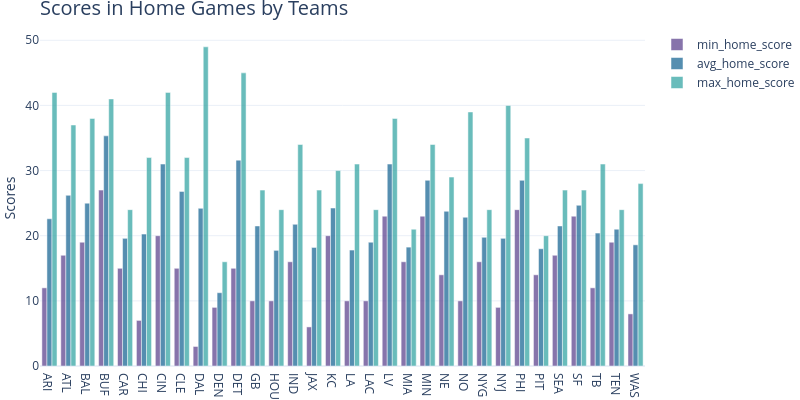

The notebook cell saved with this chart:
### Code cell
fig = go.Figure()

fig.add_bar(x=agg_data['homeTeamAbbr'],y=agg_data['min_home_score'], 
            hovertext="Minimal score in home games", name="min_home_score", 
            marker_color=px.colors.qualitative.Prism[0])    # "orange"
fig.add_bar(x=agg_data['homeTeamAbbr'],y=agg_data['avg_home_score'], 
            hovertext="Average score in home games", name="avg_home_score", 
            marker_color=px.colors.qualitative.Prism[1]) # "green"
fig.add_bar(x=agg_data['homeTeamAbbr'],y=agg_data['max_home_score'], 
            hovertext="Maximal score in home games", name="max_home_score", 
            marker_color=px.colors.qualitative.Prism[2]) # "green"

# Update visual layout
fig.update_layout(
    showlegend=True,
    width=800,
    height=400,
    autosize=False,
    margin=dict(t=30, b=0, l=5, r=5),
    template="plotly_white",
    yaxis_title="Scores",
    title=dict(text='Scores in Home Games by Teams', font=dict(size=20), yref='paper')
)

# update font size at the axes
fig.update_coloraxes(colorbar_tickfont_size=10)
# Update font in the titles: Apparently subplot titles are annotations (Subplot font size is hardcoded to 16pt · Issue #985)
fig.update_annotations(font_size=12)
# Reduce opacity
fig.update_traces(opacity=0.75)

fig.show()

### Figure 1 — Plotly figure (JSON) as saved in the notebook; plotly's stock layout.template omitted (floating-point values rounded to 4 significant figures)
{"data": [{"hovertext": "Minimal score in home games", "marker": {"color": "rgb(95, 70, 144)"}, "name": "min_home_score", "opacity": 0.75, "type": "bar", "x": ["ARI", "ATL", "BAL", "BUF", "CAR", "CHI", "CIN", "CLE", "DAL", "DEN", "DET", "GB", "HOU", "IND", "JAX", "KC", "LA", "LAC", "LV", "MIA", "MIN", "NE", "NO", "NYG", "NYJ", "PHI", "PIT", "SEA", "SF", "TB", "TEN", "WAS"], "y": [12, 17, 19, 27, 15, 7, 20, 15, 3, 9, 15, 10, 10, 16, 6, 20, 10, 10, 23, 16, 23, 14, 10, 16, 9, 24, 14, 17, 23, 12, 19, 8]}, {"hovertext": "Average score in home games", "marker": {"color": "rgb(29, 105, 150)"}, "name": "avg_home_score", "opacity": 0.75, "type": "bar", "x": ["ARI", "ATL", "BAL", "BUF", "CAR", "CHI", "CIN", "CLE", "DAL", "DEN", "DET", "GB", "HOU", "IND", "JAX", "KC", "LA", "LAC", "LV", "MIA", "MIN", "NE", "NO", "NYG", "NYJ", "PHI", "PIT", "SEA", "SF", "TB", "TEN", "WAS"], "y": [22.6, 26.2, 25.0, 35.33, 19.6, 20.25, 31.0, 26.8, 24.2, 11.25, 31.6, 21.5, 17.75, 21.75, 18.2, 24.25, 17.8, 19.0, 31.0, 18.25, 28.5, 23.75, 22.83, 19.75, 19.6, 28.5, 18.0, 21.5, 24.67, 20.4, 21.0, 18.6]}, {"hovertext": "Maximal score in home games", "marker": {"color": "rgb(56, 166, 165)"}, "name": "max_home_score", "opacity": 0.75, "type": "bar", "x": ["ARI", "ATL", "BAL", "BUF", "CAR", "CHI", "CIN", "CLE", "DAL", "DEN", "DET", "GB", "HOU", "IND", "JAX", "KC", "LA", "LAC", "LV", "MIA", "MIN", "NE", "NO", "NYG", "NYJ", "PHI", "PIT", "SEA", "SF", "TB", "TEN", "WAS"], "y": [42, 37, 38, 41, 24, 32, 42, 32, 49, 16, 45, 27, 24, 34, 27, 30, 31, 24, 38, 21, 34, 29, 39, 24, 40, 35, 20, 27, 27, 31, 24, 28]}], "layout": {"autosize": false, "coloraxis": {"colorbar": {"tickfont": {"size": 10}}}, "height": 400, "margin": {"b": 0, "l": 5, "r": 5, "t": 30}, "showlegend": true, "title": {"font": {"size": 20}, "text": "Scores in Home Games by Teams", "yref": "paper"}, "width": 800, "yaxis": {"title": {"text": "Scores"}}}}
